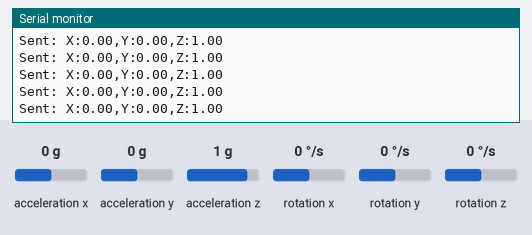
The sketch below on a simulated ESP32. Shown: the last lines printed to the serial monitor. The test bench sets the inputs (shaded band); at power-on: acceleration x 0 g, acceleration y 0 g, acceleration z 1 g, rotation x 0 °/s, rotation y 0 °/s, rotation z 0 °/s. Nothing arrives over Bluetooth unless stated.

Above: at 3.2 s.
3.3 s: acceleration x set to -1.4 g
At 3.34 s:
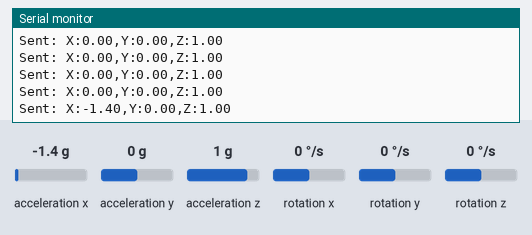
4.8 s: acceleration y set to -1.4 g
At 4.81 s:
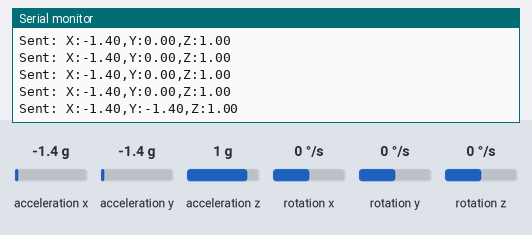
6.3 s: acceleration z set to -1.4 g
At 6.34 s:
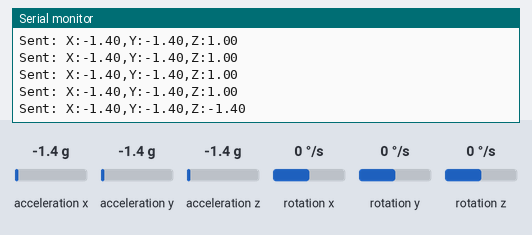

Measured:
- after the input at 3.3 s, the serial monitor: prints a new line at once (image 1)
- after the input at 4.8 s, the serial monitor: prints a new line at once (image 2)
- after the input at 6.3 s, the serial monitor: prints a new line at once (image 3)

The sketch:

bracelet.ino
```cpp
#include <BluetoothSerial.h>
#include <MPU6050.h>
#include <Wire.h>

#if !defined(CONFIG_BT_ENABLED) || !defined(CONFIG_BLUEDROID_ENABLED)
#error Bluetooth is not enabled! Please run `make menuconfig` to enable it
#endif

#if !defined(CONFIG_BT_SPP_ENABLED)
#error Serial Bluetooth not available or not enabled. It is only available for the ESP32 chip.
#endif

// Bluetooth setup
BluetoothSerial SerialBT;
const char *headsetBTName = "ESP32test"; // Name of the headset ESP32 to connect to

// MPU6050 setup
MPU6050 mpu;
const int MPU_ADDR = 0x68; // I2C address of MPU6050

// I2C pins for ESP32
const int SDA_PIN = 21;
const int SCL_PIN = 22;

// Timing
unsigned long lastSendTime = 0;
const unsigned long SEND_INTERVAL = 50; // Send data every 50ms

void setup()
{
    Serial.begin(115200);
    delay(1000);

    // Initialize I2C for accelerometer
    Wire.begin(SDA_PIN, SCL_PIN);

    // Initialize MPU6050
    mpu.initialize();
    if (!mpu.testConnection())
    {
        Serial.println("MPU6050 connection failed!");
        while (1)
            delay(10);
    }
    Serial.println("MPU6050 connected successfully!");

    // Initialize Bluetooth
    SerialBT.begin("ESP32bracelet"); // This device's Bluetooth name
    Serial.println("Bluetooth started. Searching for headset...");

    // Attempt to connect to headset
    connectToHeadset();
}

void loop()
{
    // If not connected, try to reconnect
    if (!SerialBT.connected())
    {
        Serial.println("Lost connection to headset. Attempting to reconnect...");
        connectToHeadset();
    }

    // Read and send accelerometer data at regular intervals
    if (millis() - lastSendTime >= SEND_INTERVAL)
    {
        readAndSendAccelerometerData();
        lastSendTime = millis();
    }

    delay(10);
}

void connectToHeadset()
{
    Serial.print("Scanning for Bluetooth devices... ");
    delay(1000);

    int numDevices = SerialBT.discoverAsyncAuto(10); // Discover for 10 seconds
    Serial.printf("Found %d devices\n", numDevices);

    // Try to connect to the headset
    if (SerialBT.connect(headsetBTName))
    {
        Serial.printf("Connected to %s successfully!\n", headsetBTName);
    }
    else
    {
        Serial.printf("Failed to connect to %s. Retrying in 5 seconds...\n", headsetBTName);
        delay(5000);
    }
}

void readAndSendAccelerometerData()
{
    int16_t ax, ay, az;
    mpu.getAcceleration(&ax, &ay, &az);

    // Convert to more readable values (dividing by 16384 gives approx g-force for ±2g range)
    float accelX = ax / 16384.0;
    float accelY = ay / 16384.0;
    float accelZ = az / 16384.0;

    // Create a simple data packet: "X:value,Y:value,Z:value\n"
    char dataBuffer[50];
    snprintf(dataBuffer, sizeof(dataBuffer), "X:%.2f,Y:%.2f,Z:%.2f\n", accelX, accelY, accelZ);

    // Send over Bluetooth if connected
    if (SerialBT.connected())
    {
        SerialBT.print(dataBuffer);
        Serial.printf("Sent: %s", dataBuffer);
    }
    else
    {
        Serial.println("Not connected to headset, cannot send data");
    }
}
```
